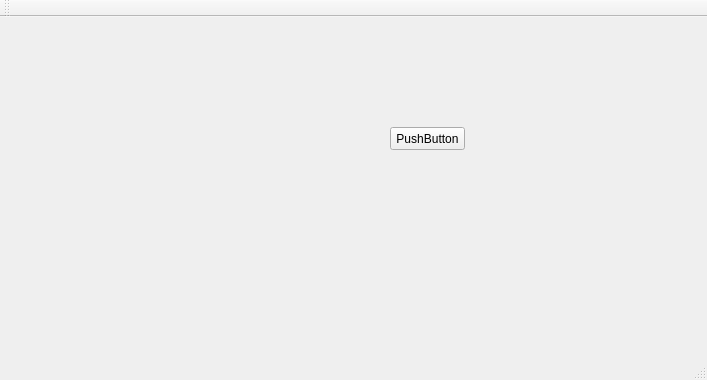
<?xml version="1.0" encoding="UTF-8"?>
<ui version="4.0">
 <class>MainWindow</class>
 <widget class="QMainWindow" name="MainWindow">
  <property name="geometry">
   <rect>
    <x>0</x>
    <y>0</y>
    <width>707</width>
    <height>380</height>
   </rect>
  </property>
  <property name="windowTitle">
   <string>Заголовок главного окна</string>
  </property>
  <widget class="QWidget" name="centralWidget">
   <widget class="QPushButton" name="pushButton">
    <property name="geometry">
     <rect>
      <x>390</x>
      <y>110</y>
      <width>75</width>
      <height>23</height>
     </rect>
    </property>
    <property name="text">
     <string>PushButton</string>
    </property>
   </widget>
  </widget>
  <widget class="QMenuBar" name="menuBar">
   <property name="geometry">
    <rect>
     <x>0</x>
     <y>0</y>
     <width>707</width>
     <height>21</height>
    </rect>
   </property>
  </widget>
  <widget class="QToolBar" name="mainToolBar">
   <attribute name="toolBarArea">
    <enum>TopToolBarArea</enum>
   </attribute>
   <attribute name="toolBarBreak">
    <bool>false</bool>
   </attribute>
  </widget>
  <widget class="QStatusBar" name="statusBar"/>
 </widget>
 <layoutdefault spacing="6" margin="11"/>
 <resources/>
 <connections/>
</ui>
